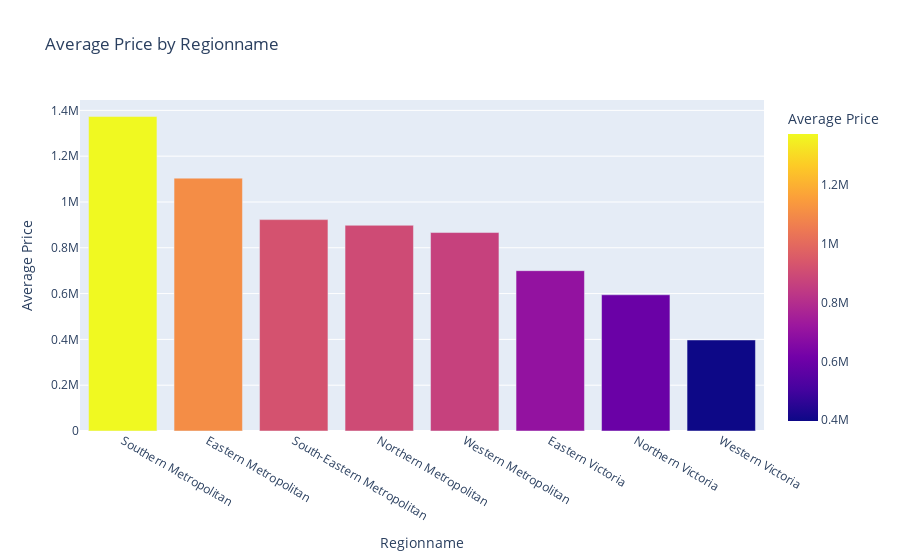

The notebook cell saved with this chart:
### Markdown cell above
18) **Does `Price` differ significantly by `Regionname` ?**

### Code cell
x = data[['regionname', 'price']].groupby('regionname').mean().reset_index().sort_values(by='price', ascending=False)

px.bar(x, x='regionname', y='price', title='Average Price by Regionname', labels={'regionname': 'Regionname', 'price': 'Average Price'} ,color='price').show()

print(">> price significantly varies across different CouncilAreas and Regionnames, indicating location is a key factor in property pricing.")

### Figure 1 — Plotly figure (JSON) as saved in the notebook; plotly's stock layout.template omitted (floating-point values rounded to 4 significant figures)
{"data": [{"hovertemplate": "Regionname=%{x}<br>Average Price=%{marker.color}<extra></extra>", "legendgroup": "", "marker": {"color": [1373000.0, 1104000.0, 922900.0, 898200.0, 866400.0, 700000.0, 594800.0, 397500.0], "coloraxis": "coloraxis", "pattern": {"shape": ""}}, "name": "", "orientation": "v", "showlegend": false, "textposition": "auto", "type": "bar", "x": ["Southern Metropolitan", "Eastern Metropolitan", "South-Eastern Metropolitan", "Northern Metropolitan", "Western Metropolitan", "Eastern Victoria", "Northern Victoria", "Western Victoria"], "xaxis": "x", "y": [1373000.0, 1104000.0, 922900.0, 898200.0, 866400.0, 700000.0, 594800.0, 397500.0], "yaxis": "y"}], "layout": {"barmode": "relative", "coloraxis": {"colorbar": {"title": {"text": "Average Price"}}, "colorscale": [[0, "#0d0887"], [0.1111, "#46039f"], [0.2222, "#7201a8"], [0.3333, "#9c179e"], [0.4444, "#bd3786"], [0.5556, "#d8576b"], [0.6667, "#ed7953"], [0.7778, "#fb9f3a"], [0.8889, "#fdca26"], [1, "#f0f921"]]}, "legend": {"tracegroupgap": 0}, "title": {"text": "Average Price by Regionname"}, "xaxis": {"anchor": "y", "domain": [0, 1], "title": {"text": "Regionname"}}, "yaxis": {"anchor": "x", "domain": [0, 1], "title": {"text": "Average Price"}}}}
